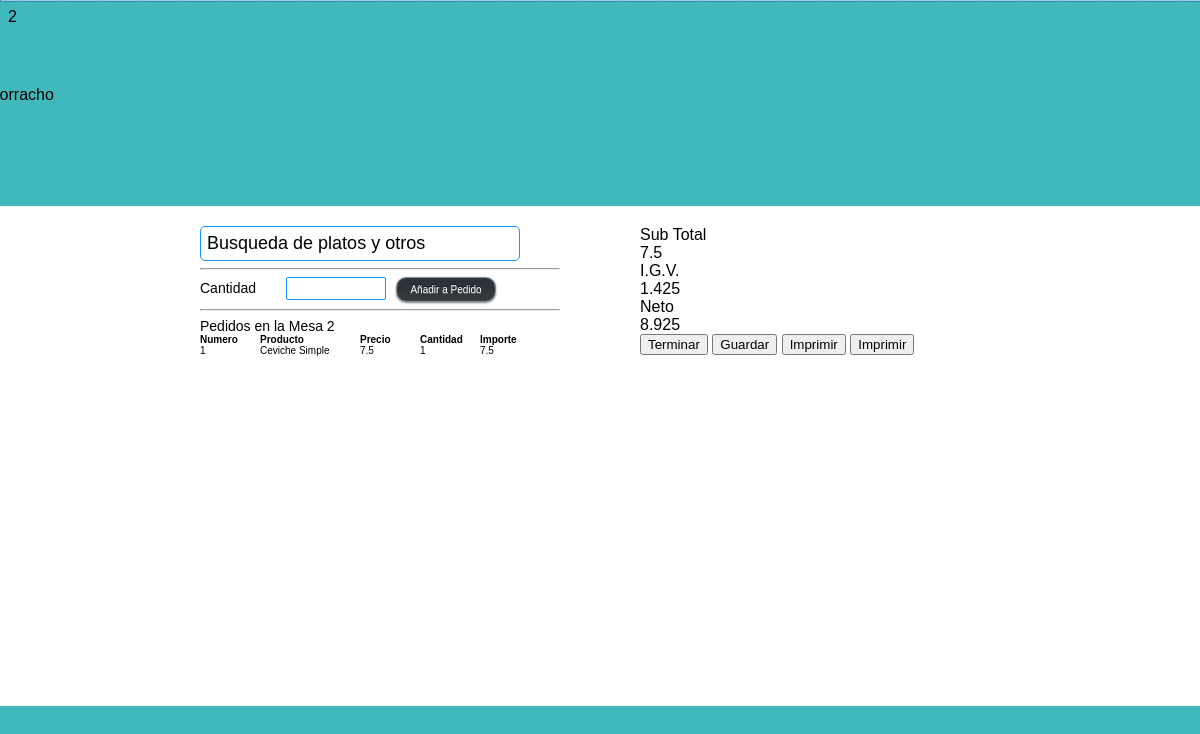
Page /detalle-mesa.php?2 on the committed database.
### tables this page shows
CREATE TABLE `producto` (
  `id` int(11) NOT NULL AUTO_INCREMENT,
  `nombre` tinytext NOT NULL,
  `precio_venta` float NOT NULL,
  `costo` float NOT NULL,
  `stock` int(11) NOT NULL,
  `categoria` varchar(1) NOT NULL,
  PRIMARY KEY (`id`)
);

### detalle-mesa.php (the view, shortened to what this page needs)
<?php
$mesa_numero=array_keys($_GET)[0];
?>
<!DOCTYPE html PUBLIC "-//W3C//DTD XHTML 1.0 Strict//EN"
	"http://www.w3.org/TR/xhtml1/DTD/xhtml1-strict.dtd">
<html xmlns="http://www.w3.org/1999/xhtml" xml:lang="en" lang="en">
<head>
	<link rel="stylesheet" type="text/css" media="screen" href="css/style.css"/>
</head>
<body>
	<div class="cabecera-logo">
		<div class="contenedor-cabecera">
			<img src="img/logo.png" alt="Limoncito Borracho" title="limoncitoborracho.pe">
		</div>
	</div>
	<div class="contenedor">
		<div class="cuerpo">
			<div class="detalle-mesa-plato">
			<input type="text" name="q" class="buscador-plato" value="Busqueda de platos y otros"><br>
			<div class="encontrado">
				<hr>
			</div>
			<div class="opcional">
				<label>Cantidad</label><input type="text" name="cantidad-pedido"><button class="agregar-plato">Añadir a Pedido</button>
			</div>
			<hr>
			<span class="titulo_mesa">Pedidos en la Mesa <?php print $mesa_numero; ?></span>
			<div class="pedido-actual">
				<ul class="cabecera-pedidos">
					<li>Numero</li>
					<li class='producto'>Producto</li>
					<li>Precio</li>
					<li>Cantidad</li>
					<li>Importe</li>
				</ul>
				<?php
				$sql="select * from evento_mesa where id='".$mesa_numero."'";
				$resultado=mysql_query($sql);
				while ($filas=mysql_fetch_assoc($resultado)) {
					$descripcion=split("/",$filas["contenido"]);
					$total=0;
					for ($i=0; $i<count($descripcion); $i++) {
					?>
					<ul class="platos-pedidos">
					<?php
						list($cantidad,$producto)=split('[*]',$descripcion[$i]);
						$sql_aux="select * from producto where id='".$producto."'";
						$resultado_aux=mysql_query($sql_aux);
						while ($filas_aux=mysql_fetch_assoc($resultado_aux)) {
							$total=$total+($cantidad*$filas_aux["precio_venta"]);
							print "<li>".($i+1)."</li>";
							print "<li class='producto'>".ucwords($filas_aux["nombre"])."</li>";
							print "<li>".$filas_aux["precio_venta"]."</li>";
							print "<li>".$cantidad."</li>";
							print "<li>".($cantidad*$filas_aux["precio_venta"])."</li>";
						}
					?>
					</ul>
					<?php
					}
				}
				?>
			</div>
		</div>
		<div class="detalle-mesa-cliente">
			<div class="detalle-importe">
				<ul class="cabecera-importe">
					<li>Sub Total</li>
					<li><?php print $total; ?></li>
					<li>I.G.V.</li>
					<li><?php print ($total*0.19);?></li>
					<li>Neto</li>
					<li><?php print ($total+$total*0.19);?></li>
				</ul>
			</div>
			<div class="detalle-pedido-admin">
				<button class="terminar">Terminar</button>
				<button class="guardar">Guardar</button>
				<button class="imprimir">Imprimir</button>
				<button class="cancelar">Imprimir</button>
			</div>
		</div>
		</div>
	</div>
</body>
</html>

### css/style.css (style rules this page uses)
body { font-family: arial; background-color: #41B8BC; }
a,p,ul { margin: 0; padding: 0; }
ul { list-style:none; }
.cabecera-logo { width: 100%; padding-top: 60px; _position:absolute; top:0; left:0; margin-left: -300; height: 50px; background-color: #41B8BC; }
.contenedor-cabecera { width: 800px; margin:0 auto; }
.contenedor { width: 100%; font-family: arial; padding-top: 20px; margin-top: 70px; position:absolute; left:0; background-color: #FFFFFF; height: 60%; }
.cuerpo { width: 800px; height:100%; margin: 0 auto; }
.detalle-mesa-plato { width: 360px; float:left; margin-right: 80px; font-size: 14px; }
.detalle-mesa-plato label { margin-right: 30px; width: 100px; }
.detalle-mesa-plato input[name="cantidad-pedido"] { border:none; padding: 3px; border: 1px solid #1E90FF; border-radius: 2px; width: 100px; margin-right: 10px; }
.detalle-mesa-plato button { font-family: Arial, Helvetica, sans-serif; font-size: 10px; color: #ffffff; width: 100px; padding: 6px 10px; margin:0 auto; background: -moz-linear-gradient( top, #273138 0%, #363a3d); background: -webkit-gradient( linear, left top, left bottom, from(#273138), to(#363a3d)); border-radius: 10px; -moz-border-radius: 10px; -webkit-border-radius: 10px; border: 1px solid #82898f; -moz-box-shadow: 0px 1px 2px rgba(000,000,000,0.5), inset 0px 0px 1px rgba(255,255,255,0.5); -webkit-box-shadow: 0px 1px 2px rgba(000,000,000,0.5), inset 0px 0px 1px rgba(255,255,255,0.5); text-shadow: 0px -1px 0px rgba(000,000,000,0.7), 0px 1px 0px rgba(255,255,255,0.3); }
.detalle-mesa-cliente { width: 360px; float: left; }
input[name="q"] { border:none; padding: 6px; border: 1.5px solid #1E90FF; width: 320px; border-radius: 5px; font-size: 18px; }
.pedido-actual li { float:left; width: 60px; font-size: 10px; }
.cabecera-pedidos { width: 360px; float:left; font-weight: bold; }
.platos-pedidos { width: 360px; float:left; }
.platos-pedidos li { vertical-align: middle; }
.cabecera-pedidos .producto { width: 100px; }
.platos-pedidos .producto { width: 100px; }

### rows in the picture
producto: nombre "Ceviche Simple", precio_venta "7.5", cantidad "1", $cantidad*$filas_aux['precio_venta'] "7.5"

### other values in the picture
$mesa_numero "2"
$total "7.5"
$total*0.19 "1.425"
$total+$total*0.19 "8.925"
